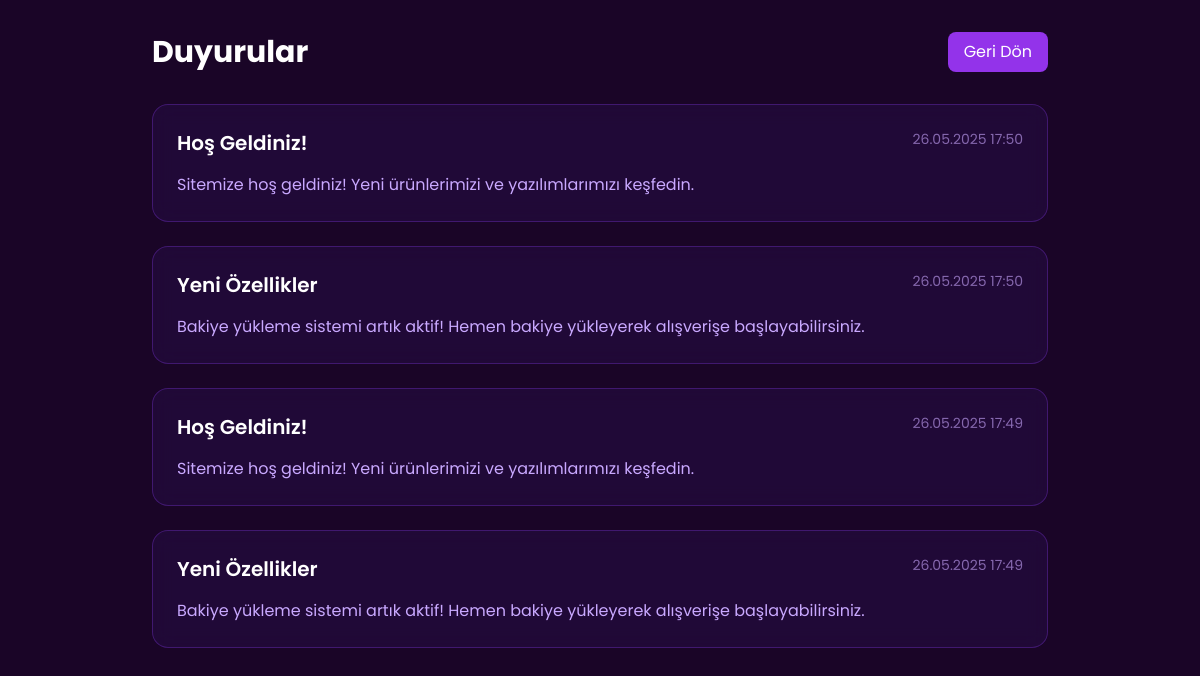
/yeni/user/announcements.php (signed in), run on the app's committed database.
### tables this page shows
CREATE TABLE announcements (
    id INTEGER PRIMARY KEY AUTOINCREMENT,
    title TEXT NOT NULL,
    content TEXT NOT NULL,
    created_at DATETIME DEFAULT CURRENT_TIMESTAMP
);

### yeni/user/announcements.php (the view, shortened to what this page needs)
<?php
require_once '../config.php';
$stmt = $conn->query("SELECT * FROM announcements ORDER BY created_at DESC");
$announcements = $stmt->fetchAll(PDO::FETCH_ASSOC);
?>
<!DOCTYPE html>
<html lang="tr">
<head>
    <script src="https://cdn.tailwindcss.com"></script>
    <link rel="stylesheet" href="https://cdnjs.cloudflare.com/ajax/libs/font-awesome/5.15.4/css/all.min.css">
</head>
<body class="p-8">
    <div class="max-w-4xl mx-auto">
        <div class="flex justify-between items-center mb-8">
            <h1 class="text-3xl font-bold text-white">Duyurular</h1>
            <a href="dashboard.php" class="bg-purple-600 hover:bg-purple-700 text-white px-4 py-2 rounded-lg transition">
                Geri Dön
            </a>
        </div>
        <div class="space-y-6">
            <?php if (empty($announcements)): ?>
                <div class="announcement-card text-center">
                    <i class="fas fa-bell text-4xl mb-4 text-purple-400"></i>
                    <p>Henüz hiç duyuru yok.</p>
                </div>
            <?php else: ?>
                <?php foreach ($announcements as $announcement): ?>
                    <div class="announcement-card">
                        <div class="flex justify-between items-start mb-4">
                            <h3 class="text-xl font-semibold text-white">
                                <?php echo htmlspecialchars($announcement['title']); ?>
                            </h3>
                            <span class="announcement-date">
                                <?php echo date('d.m.Y H:i', strtotime($announcement['created_at'])); ?>
                            </span>
                        </div>
                        <div class="prose prose-invert max-w-none">
                            <?php echo nl2br(htmlspecialchars($announcement['content'])); ?>
                        </div>
                    </div>
                <?php endforeach; ?>
            <?php endif; ?>
        </div>
    </div>
</body>
</html>

### yeni/user/announcements.php (style rules this page uses)
body { font-family: 'Poppins', sans-serif; background-color: #1a0527; min-height: 100vh; color: #c9a9ff; }
.announcement-card { background: rgba(63, 26, 122, 0.2); border: 1px solid rgba(138, 63, 242, 0.3); border-radius: 1rem; padding: 1.5rem; backdrop-filter: blur(10px); transition: all 0.3s ease; }
.announcement-date { color: rgba(201, 169, 255, 0.6); font-size: 0.875rem; }

### data on the page
announcements: title "Hoş Geldiniz!", created_at "26.05.2025 17:50", content "Sitemize hoş geldiniz! Yeni ürünlerimizi ve yazılımlarımızı keşfedin."
announcements: title "Yeni Özellikler", created_at "26.05.2025 17:50", content "Bakiye yükleme sistemi artık aktif! Hemen bakiye yükleyerek alışverişe başlayabilirsiniz."
announcements: title "Hoş Geldiniz!", created_at "26.05.2025 17:49", content "Sitemize hoş geldiniz! Yeni ürünlerimizi ve yazılımlarımızı keşfedin."
announcements: title "Yeni Özellikler", created_at "26.05.2025 17:49", content "Bakiye yükleme sistemi artık aktif! Hemen bakiye yükleyerek alışverişe başlayabilirsiniz."
